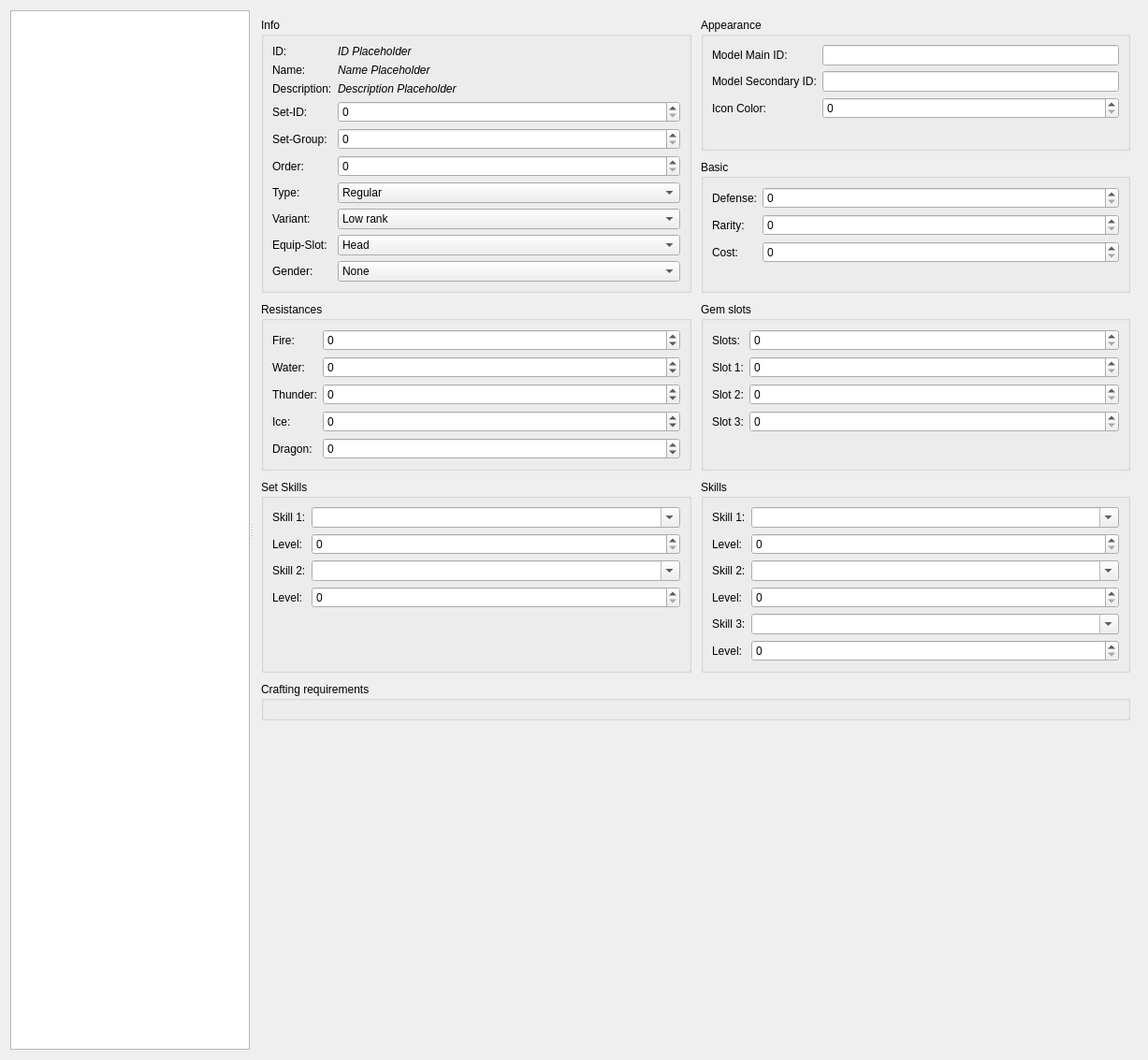
<?xml version="1.0" encoding="UTF-8"?>
<ui version="4.0">
 <class>ArmorEditorForm</class>
 <widget class="QWidget" name="ArmorEditorForm">
  <property name="geometry">
   <rect>
    <x>0</x>
    <y>0</y>
    <width>1227</width>
    <height>1133</height>
   </rect>
  </property>
  <layout class="QVBoxLayout" name="main_layout">
   <item>
    <widget class="QSplitter" name="splitter">
     <property name="orientation">
      <enum>Qt::Horizontal</enum>
     </property>
     <property name="childrenCollapsible">
      <bool>false</bool>
     </property>
     <widget class="QTreeView" name="parts_tree_view"/>
     <widget class="QWidget" name="attributes_view">
      <property name="sizePolicy">
       <sizepolicy hsizetype="Preferred" vsizetype="Preferred">
        <horstretch>1</horstretch>
        <verstretch>1</verstretch>
       </sizepolicy>
      </property>
      <layout class="QGridLayout" name="data_layout" rowstretch="0,0,0,0,1" columnstretch="1,1">
       <property name="leftMargin">
        <number>8</number>
       </property>
       <property name="topMargin">
        <number>8</number>
       </property>
       <property name="rightMargin">
        <number>8</number>
       </property>
       <property name="bottomMargin">
        <number>8</number>
       </property>
       <property name="spacing">
        <number>10</number>
       </property>
       <item row="0" column="0" rowspan="2">
        <widget class="QGroupBox" name="groupbox1_info">
         <property name="title">
          <string>Info</string>
         </property>
         <property name="flat">
          <bool>true</bool>
         </property>
         <layout class="QFormLayout" name="groupbox_info_layout">
          <item row="0" column="0">
           <widget class="QLabel" name="id_label">
            <property name="text">
             <string>ID:</string>
            </property>
           </widget>
          </item>
          <item row="0" column="1">
           <widget class="QLabel" name="id_value">
            <property name="text">
             <string>&lt;i&gt;ID Placeholder&lt;/i&gt;</string>
            </property>
           </widget>
          </item>
          <item row="3" column="0">
           <widget class="QLabel" name="setid_label">
            <property name="text">
             <string>Set-ID:</string>
            </property>
           </widget>
          </item>
          <item row="4" column="0">
           <widget class="QLabel" name="set_group_label">
            <property name="text">
             <string>Set-Group:</string>
            </property>
           </widget>
          </item>
          <item row="7" column="0">
           <widget class="QLabel" name="variant_label">
            <property name="text">
             <string>Variant:</string>
            </property>
           </widget>
          </item>
          <item row="7" column="1">
           <widget class="QComboBox" name="variant_value">
            <item>
             <property name="text">
              <string>Low rank</string>
             </property>
            </item>
            <item>
             <property name="text">
              <string>Alpha</string>
             </property>
            </item>
            <item>
             <property name="text">
              <string>Beta/Gamma</string>
             </property>
            </item>
           </widget>
          </item>
          <item row="8" column="0">
           <widget class="QLabel" name="equip_slot_label">
            <property name="text">
             <string>Equip-Slot:</string>
            </property>
           </widget>
          </item>
          <item row="8" column="1">
           <widget class="QComboBox" name="equip_slot_value">
            <item>
             <property name="text">
              <string>Head</string>
             </property>
            </item>
            <item>
             <property name="text">
              <string>Chest</string>
             </property>
            </item>
            <item>
             <property name="text">
              <string>Arms</string>
             </property>
            </item>
            <item>
             <property name="text">
              <string>Waist</string>
             </property>
            </item>
            <item>
             <property name="text">
              <string>Legs</string>
             </property>
            </item>
            <item>
             <property name="text">
              <string>Charm</string>
             </property>
            </item>
           </widget>
          </item>
          <item row="1" column="0">
           <widget class="QLabel" name="name_label">
            <property name="text">
             <string>Name:</string>
            </property>
           </widget>
          </item>
          <item row="1" column="1">
           <widget class="QLabel" name="name_value">
            <property name="text">
             <string>&lt;i&gt;Name Placeholder&lt;/i&gt;</string>
            </property>
           </widget>
          </item>
          <item row="2" column="0">
           <widget class="QLabel" name="description_label">
            <property name="text">
             <string>Description:</string>
            </property>
           </widget>
          </item>
          <item row="2" column="1">
           <widget class="QLabel" name="description_value">
            <property name="text">
             <string>&lt;i&gt;Description Placeholder&lt;/i&gt;</string>
            </property>
           </widget>
          </item>
          <item row="6" column="0">
           <widget class="QLabel" name="type_label">
            <property name="text">
             <string>Type:</string>
            </property>
           </widget>
          </item>
          <item row="6" column="1">
           <widget class="QComboBox" name="type_value">
            <item>
             <property name="text">
              <string>Regular</string>
             </property>
            </item>
            <item>
             <property name="text">
              <string>Unknown</string>
             </property>
            </item>
            <item>
             <property name="text">
              <string>Layered</string>
             </property>
            </item>
            <item>
             <property name="text">
              <string>Full set</string>
             </property>
            </item>
           </widget>
          </item>
          <item row="9" column="0">
           <widget class="QLabel" name="gender_label">
            <property name="text">
             <string>Gender:</string>
            </property>
           </widget>
          </item>
          <item row="9" column="1">
           <widget class="QComboBox" name="gender_value">
            <item>
             <property name="text">
              <string>None</string>
             </property>
            </item>
            <item>
             <property name="text">
              <string>Male</string>
             </property>
            </item>
            <item>
             <property name="text">
              <string>Female</string>
             </property>
            </item>
            <item>
             <property name="text">
              <string>Unisex</string>
             </property>
            </item>
           </widget>
          </item>
          <item row="5" column="0">
           <widget class="QLabel" name="order_label">
            <property name="text">
             <string>Order:</string>
            </property>
           </widget>
          </item>
          <item row="3" column="1">
           <widget class="QSpinBox" name="setid_value">
            <property name="maximum">
             <number>65535</number>
            </property>
           </widget>
          </item>
          <item row="4" column="1">
           <widget class="QSpinBox" name="set_group_value">
            <property name="maximum">
             <number>65535</number>
            </property>
           </widget>
          </item>
          <item row="5" column="1">
           <widget class="QSpinBox" name="order_value">
            <property name="maximum">
             <number>65535</number>
            </property>
           </widget>
          </item>
         </layout>
        </widget>
       </item>
       <item row="0" column="1">
        <widget class="QGroupBox" name="groupbox_appearance">
         <property name="title">
          <string>Appearance</string>
         </property>
         <property name="flat">
          <bool>true</bool>
         </property>
         <layout class="QFormLayout" name="groupbox_appearance_layout">
          <item row="0" column="0">
           <widget class="QLabel" name="mdl_main_id_label">
            <property name="text">
             <string>Model Main ID:</string>
            </property>
           </widget>
          </item>
          <item row="0" column="1">
           <widget class="QLineEdit" name="mdl_main_id_value">
            <property name="readOnly">
             <bool>false</bool>
            </property>
           </widget>
          </item>
          <item row="1" column="0">
           <widget class="QLabel" name="mdl_secondary_id_label">
            <property name="text">
             <string>Model Secondary ID:</string>
            </property>
           </widget>
          </item>
          <item row="1" column="1">
           <widget class="QLineEdit" name="mdl_secondary_id_value">
            <property name="readOnly">
             <bool>false</bool>
            </property>
           </widget>
          </item>
          <item row="2" column="0">
           <widget class="QLabel" name="icon_color_label">
            <property name="text">
             <string>Icon Color:</string>
            </property>
           </widget>
          </item>
          <item row="2" column="1">
           <widget class="QSpinBox" name="icon_color_value">
            <property name="minimum">
             <number>0</number>
            </property>
            <property name="maximum">
             <number>255</number>
            </property>
           </widget>
          </item>
         </layout>
        </widget>
       </item>
       <item row="1" column="1">
        <widget class="QGroupBox" name="groupbox2_basic">
         <property name="title">
          <string>Basic</string>
         </property>
         <property name="flat">
          <bool>true</bool>
         </property>
         <layout class="QFormLayout" name="groupbox_basic_layout">
          <item row="0" column="0">
           <widget class="QLabel" name="defense_label">
            <property name="text">
             <string>Defense:</string>
            </property>
           </widget>
          </item>
          <item row="0" column="1">
           <widget class="QSpinBox" name="defense_value">
            <property name="minimum">
             <number>0</number>
            </property>
            <property name="maximum">
             <number>65535</number>
            </property>
            <property name="bind_field" stdset="0">
             <string>defense</string>
            </property>
           </widget>
          </item>
          <item row="1" column="0">
           <widget class="QLabel" name="rarity_label">
            <property name="text">
             <string>Rarity:</string>
            </property>
           </widget>
          </item>
          <item row="1" column="1">
           <widget class="QSpinBox" name="rarity_value">
            <property name="minimum">
             <number>0</number>
            </property>
            <property name="maximum">
             <number>10</number>
            </property>
            <property name="bind_field" stdset="0">
             <string>rarity</string>
            </property>
           </widget>
          </item>
          <item row="2" column="0">
           <widget class="QLabel" name="cost_label">
            <property name="text">
             <string>Cost:</string>
            </property>
           </widget>
          </item>
          <item row="2" column="1">
           <widget class="QSpinBox" name="cost_value">
            <property name="minimum">
             <number>0</number>
            </property>
            <property name="maximum">
             <number>268435455</number>
            </property>
            <property name="bind_field" stdset="0">
             <string>cost_res</string>
            </property>
           </widget>
          </item>
         </layout>
        </widget>
       </item>
       <item row="2" column="0">
        <widget class="QGroupBox" name="groupbox3_resistance">
         <property name="title">
          <string>Resistances</string>
         </property>
         <property name="flat">
          <bool>true</bool>
         </property>
         <layout class="QFormLayout" name="groupbox_resistance_layout">
          <item row="0" column="0">
           <widget class="QLabel" name="fire_res_label">
            <property name="text">
             <string>Fire:</string>
            </property>
           </widget>
          </item>
          <item row="0" column="1">
           <widget class="QSpinBox" name="fire_res_value">
            <property name="minimum">
             <number>-127</number>
            </property>
            <property name="maximum">
             <number>127</number>
            </property>
            <property name="bind_field" stdset="0">
             <string>fire_res</string>
            </property>
           </widget>
          </item>
          <item row="1" column="0">
           <widget class="QLabel" name="water_res_label">
            <property name="text">
             <string>Water:</string>
            </property>
           </widget>
          </item>
          <item row="1" column="1">
           <widget class="QSpinBox" name="water_res_value">
            <property name="minimum">
             <number>-127</number>
            </property>
            <property name="maximum">
             <number>127</number>
            </property>
            <property name="bind_field" stdset="0">
             <string>water_res</string>
            </property>
           </widget>
          </item>
          <item row="2" column="0">
           <widget class="QLabel" name="thunder_res_label">
            <property name="text">
             <string>Thunder:</string>
            </property>
           </widget>
          </item>
          <item row="2" column="1">
           <widget class="QSpinBox" name="thunder_res_value">
            <property name="minimum">
             <number>-127</number>
            </property>
            <property name="maximum">
             <number>127</number>
            </property>
            <property name="bind_field" stdset="0">
             <string>thunder_res</string>
            </property>
           </widget>
          </item>
          <item row="3" column="0">
           <widget class="QLabel" name="ice_res_label">
            <property name="text">
             <string>Ice:</string>
            </property>
           </widget>
          </item>
          <item row="3" column="1">
           <widget class="QSpinBox" name="ice_res_value">
            <property name="minimum">
             <number>-127</number>
            </property>
            <property name="maximum">
             <number>127</number>
            </property>
            <property name="bind_field" stdset="0">
             <string>ice_res</string>
            </property>
           </widget>
          </item>
          <item row="4" column="0">
           <widget class="QLabel" name="dragon_res_label">
            <property name="text">
             <string>Dragon:</string>
            </property>
           </widget>
          </item>
          <item row="4" column="1">
           <widget class="QSpinBox" name="dragon_res_value">
            <property name="minimum">
             <number>-127</number>
            </property>
            <property name="maximum">
             <number>127</number>
            </property>
            <property name="bind_field" stdset="0">
             <string>dragon_res</string>
            </property>
           </widget>
          </item>
         </layout>
        </widget>
       </item>
       <item row="2" column="1">
        <widget class="QGroupBox" name="groupbox4_gems">
         <property name="title">
          <string>Gem slots</string>
         </property>
         <property name="flat">
          <bool>true</bool>
         </property>
         <layout class="QFormLayout" name="groupbox_gems_layout">
          <item row="0" column="0">
           <widget class="QLabel" name="num_active_label">
            <property name="text">
             <string>Slots:</string>
            </property>
           </widget>
          </item>
          <item row="0" column="1">
           <widget class="QSpinBox" name="num_gem_slots">
            <property name="minimum">
             <number>0</number>
            </property>
            <property name="maximum">
             <number>3</number>
            </property>
            <property name="bind_field" stdset="0">
             <string>num_gem_slots</string>
            </property>
           </widget>
          </item>
          <item row="1" column="0">
           <widget class="QLabel" name="gem_slot1_lvl_label">
            <property name="text">
             <string>Slot 1:</string>
            </property>
           </widget>
          </item>
          <item row="1" column="1">
           <widget class="QSpinBox" name="gem_slot1_lvl_value">
            <property name="minimum">
             <number>0</number>
            </property>
            <property name="maximum">
             <number>3</number>
            </property>
            <property name="bind_field" stdset="0">
             <string>gem_slot_lvl1</string>
            </property>
           </widget>
          </item>
          <item row="2" column="0">
           <widget class="QLabel" name="gem_slot2_lvl_label">
            <property name="text">
             <string>Slot 2:</string>
            </property>
           </widget>
          </item>
          <item row="2" column="1">
           <widget class="QSpinBox" name="gem_slot2_lvl_value">
            <property name="minimum">
             <number>0</number>
            </property>
            <property name="maximum">
             <number>3</number>
            </property>
            <property name="bind_field" stdset="0">
             <string>gem_slot_lvl2</string>
            </property>
           </widget>
          </item>
          <item row="3" column="0">
           <widget class="QLabel" name="gem_slot3_lvl_label">
            <property name="text">
             <string>Slot 3:</string>
            </property>
           </widget>
          </item>
          <item row="3" column="1">
           <widget class="QSpinBox" name="gem_slot3_lvl_value">
            <property name="minimum">
             <number>0</number>
            </property>
            <property name="maximum">
             <number>3</number>
            </property>
            <property name="bind_field" stdset="0">
             <string>gem_slot_lvl3</string>
            </property>
           </widget>
          </item>
         </layout>
        </widget>
       </item>
       <item row="3" column="0">
        <widget class="QGroupBox" name="groupbox5_set_skills">
         <property name="title">
          <string>Set Skills</string>
         </property>
         <property name="flat">
          <bool>true</bool>
         </property>
         <layout class="QFormLayout" name="groubbox_set_skills_layout">
          <item row="0" column="0">
           <widget class="QLabel" name="set_skill1_label">
            <property name="text">
             <string>Skill 1:</string>
            </property>
           </widget>
          </item>
          <item row="0" column="1">
           <widget class="QComboBox" name="set_skill1_value">
            <property name="editable">
             <bool>true</bool>
            </property>
            <property name="bind_field" stdset="0">
             <string>set_skill1</string>
            </property>
           </widget>
          </item>
          <item row="1" column="0">
           <widget class="QLabel" name="set_skill1_lvl_label">
            <property name="text">
             <string>Level:</string>
            </property>
           </widget>
          </item>
          <item row="1" column="1">
           <widget class="QSpinBox" name="set_skill1_lvl_value">
            <property name="minimum">
             <number>0</number>
            </property>
            <property name="maximum">
             <number>10</number>
            </property>
            <property name="bind_field" stdset="0">
             <string>set_skill1_lvl</string>
            </property>
           </widget>
          </item>
          <item row="2" column="0">
           <widget class="QLabel" name="set_skill2_label">
            <property name="text">
             <string>Skill 2:</string>
            </property>
           </widget>
          </item>
          <item row="2" column="1">
           <widget class="QComboBox" name="set_skill2_value">
            <property name="editable">
             <bool>true</bool>
            </property>
            <property name="bind_field" stdset="0">
             <string>set_skill2</string>
            </property>
           </widget>
          </item>
          <item row="3" column="0">
           <widget class="QLabel" name="set_skill2_lvl_label">
            <property name="text">
             <string>Level:</string>
            </property>
           </widget>
          </item>
          <item row="3" column="1">
           <widget class="QSpinBox" name="set_skill2_lvl_value">
            <property name="minimum">
             <number>0</number>
            </property>
            <property name="maximum">
             <number>10</number>
            </property>
            <property name="bind_field" stdset="0">
             <string>set_skill2_lvl</string>
            </property>
           </widget>
          </item>
         </layout>
        </widget>
       </item>
       <item row="3" column="1">
        <widget class="QGroupBox" name="groupbox6_skills">
         <property name="title">
          <string>Skills</string>
         </property>
         <property name="flat">
          <bool>true</bool>
         </property>
         <layout class="QFormLayout" name="groupbox_skills_layout">
          <item row="0" column="0">
           <widget class="QLabel" name="skill1_label">
            <property name="text">
             <string>Skill 1:</string>
            </property>
           </widget>
          </item>
          <item row="0" column="1">
           <widget class="QComboBox" name="skill1_value">
            <property name="editable">
             <bool>true</bool>
            </property>
            <property name="bind_field" stdset="0">
             <string>skill1</string>
            </property>
           </widget>
          </item>
          <item row="1" column="0">
           <widget class="QLabel" name="skill1_lvl_label">
            <property name="text">
             <string>Level:</string>
            </property>
           </widget>
          </item>
          <item row="1" column="1">
           <widget class="QSpinBox" name="skill1_lvl_value">
            <property name="minimum">
             <number>0</number>
            </property>
            <property name="maximum">
             <number>10</number>
            </property>
            <property name="bind_field" stdset="0">
             <string>skill1_lvl</string>
            </property>
           </widget>
          </item>
          <item row="2" column="0">
           <widget class="QLabel" name="skill2_label">
            <property name="text">
             <string>Skill 2:</string>
            </property>
           </widget>
          </item>
          <item row="2" column="1">
           <widget class="QComboBox" name="skill2_value">
            <property name="editable">
             <bool>true</bool>
            </property>
            <property name="bind_field" stdset="0">
             <string>skill2</string>
            </property>
           </widget>
          </item>
          <item row="3" column="0">
           <widget class="QLabel" name="skill2_lvl_label">
            <property name="text">
             <string>Level:</string>
            </property>
           </widget>
          </item>
          <item row="3" column="1">
           <widget class="QSpinBox" name="skill2_lvl_value">
            <property name="minimum">
             <number>0</number>
            </property>
            <property name="maximum">
             <number>10</number>
            </property>
            <property name="bind_field" stdset="0">
             <string>skill2_lvl</string>
            </property>
           </widget>
          </item>
          <item row="4" column="0">
           <widget class="QLabel" name="skill3_label">
            <property name="text">
             <string>Skill 3:</string>
            </property>
           </widget>
          </item>
          <item row="4" column="1">
           <widget class="QComboBox" name="skill3_value">
            <property name="editable">
             <bool>true</bool>
            </property>
            <property name="bind_field" stdset="0">
             <string>skill3</string>
            </property>
           </widget>
          </item>
          <item row="5" column="0">
           <widget class="QLabel" name="skill3_lvl_label">
            <property name="text">
             <string>Level:</string>
            </property>
           </widget>
          </item>
          <item row="5" column="1">
           <widget class="QSpinBox" name="skill3_lvl_value">
            <property name="minimum">
             <number>0</number>
            </property>
            <property name="maximum">
             <number>10</number>
            </property>
            <property name="bind_field" stdset="0">
             <string>skill3_lvl</string>
            </property>
           </widget>
          </item>
         </layout>
        </widget>
       </item>
       <item row="4" column="0" colspan="2" alignment="Qt::AlignTop">
        <widget class="QGroupBox" name="groupbox7_crafting">
         <property name="title">
          <string>Crafting requirements</string>
         </property>
         <property name="flat">
          <bool>true</bool>
         </property>
         <layout class="QVBoxLayout" name="groupbox_crafting_layout">
          <item>
           <widget class="CraftingRequirementsEditor" name="crafting_requirements_editor" native="true"/>
          </item>
         </layout>
        </widget>
       </item>
      </layout>
     </widget>
    </widget>
   </item>
  </layout>
 </widget>
 <customwidgets>
  <customwidget>
   <class>CraftingRequirementsEditor</class>
   <extends>QWidget</extends>
   <header>mhw_armor_edit.editor.crafting_editor</header>
  </customwidget>
 </customwidgets>
 <resources/>
 <connections/>
</ui>
